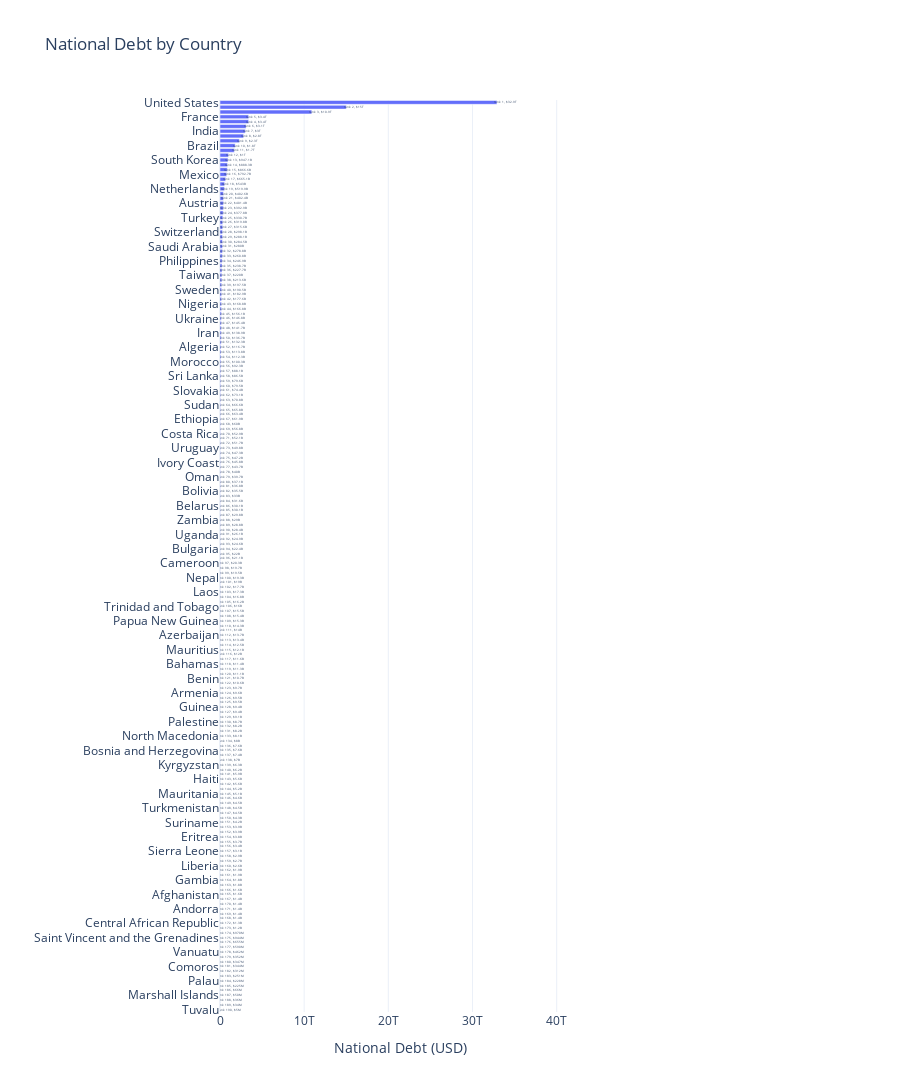
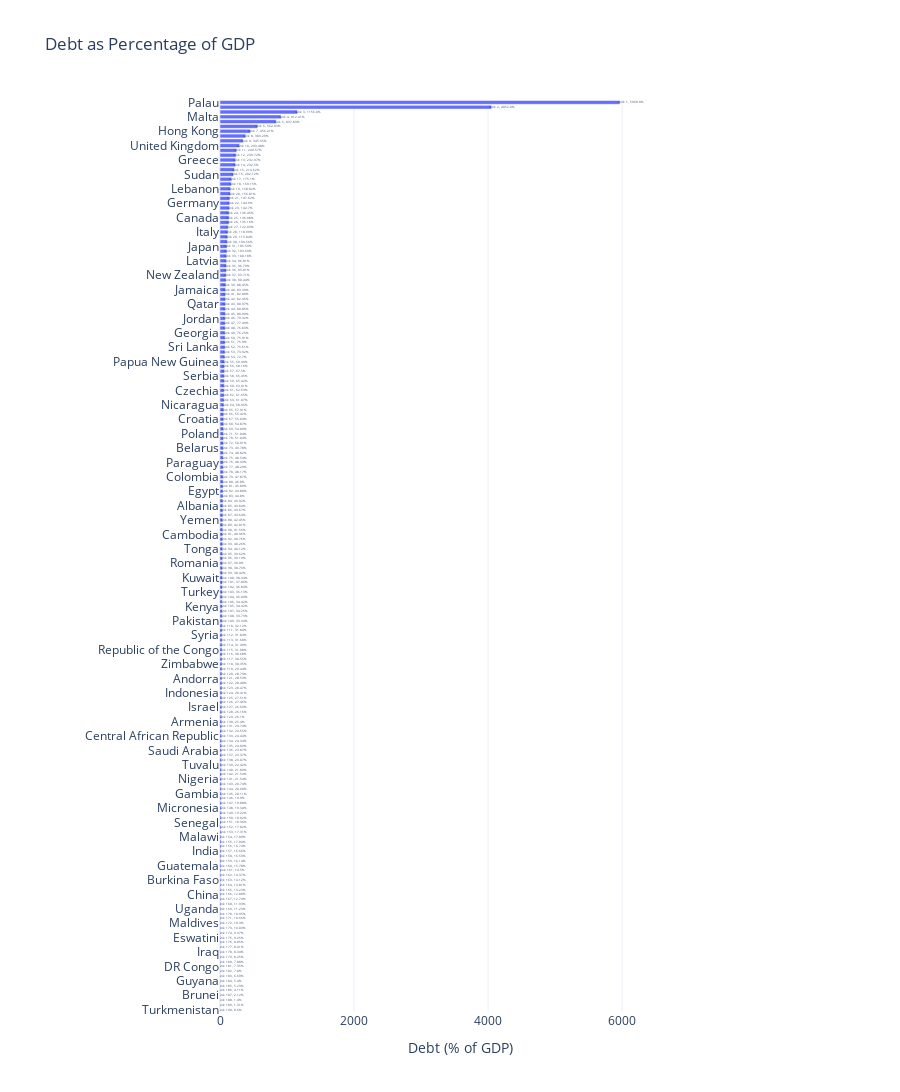
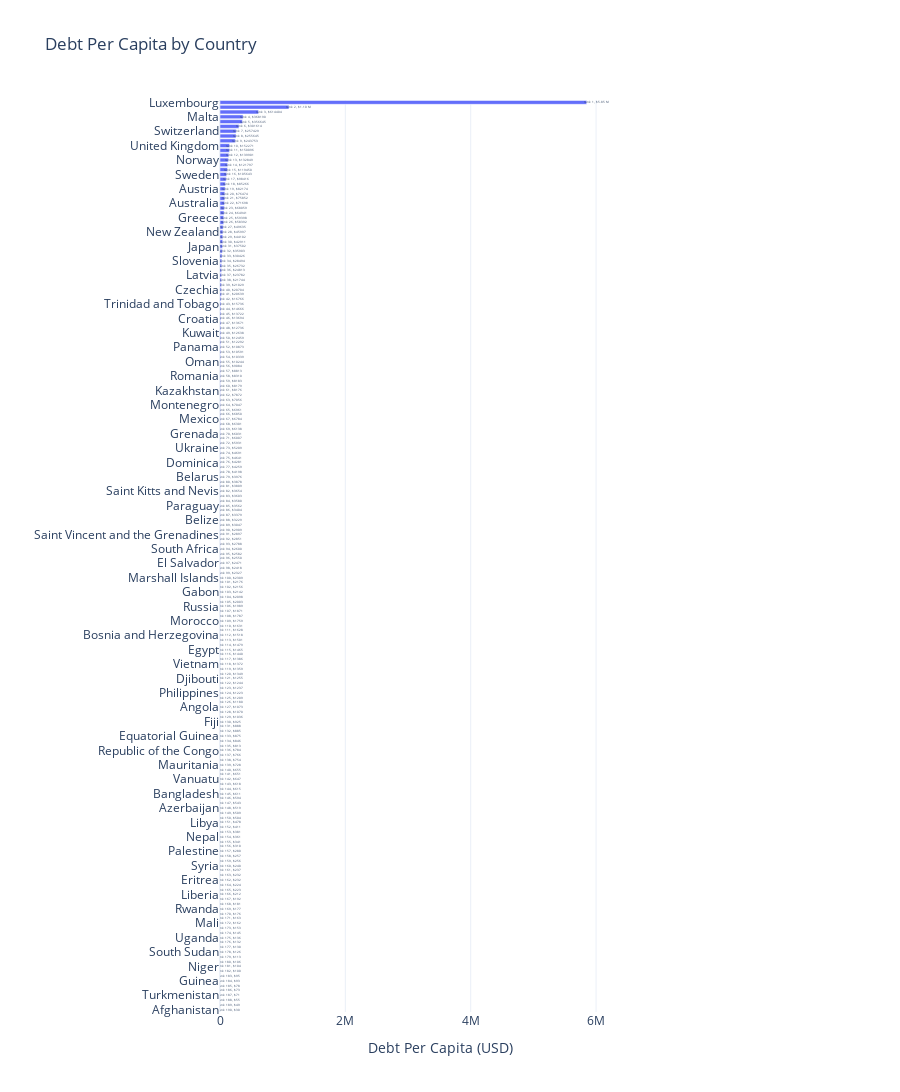

Notebook code cell kept with these figures, in order:
### Code cell
import requests
from bs4 import BeautifulSoup
import pandas as pd
import plotly.graph_objects as go
import re

# fetch the webpage and parse the table
url = "https://worldpopulationreview.com/country-rankings/countries-by-national-debt"
html = requests.get(url).text
soup = BeautifulSoup(html, "html.parser")

table = soup.find("table")
rows = table.find_all("tr")[1:]

# multipliers for debt units
DEBT_MULT = {"T": 1e12, "B": 1e9, "M": 1e6}

records = []

for row in rows:
    cols = row.find_all("td")
    if len(cols) < 5:
        continue

    country = cols[1].text.strip()
    if country.upper() == "TOTAL":
        continue

    debt_text = cols[2].text.strip()
    gdp_pct_text = cols[3].text.strip()
    per_capita_text = cols[4].text.strip()

    # get the debt in USD
    m = re.match(r"\$(\d+(\.\d+)?)([TBM])", debt_text)
    if not m:
        continue
    debt_val = float(m.group(1))
    debt_unit = m.group(3)
    debt_usd = int(debt_val * DEBT_MULT[debt_unit])

    # get debt as % of GDP
    debt_pct_gdp = float(gdp_pct_text.replace("%", "")) if "%" in gdp_pct_text else None

    # get debt per person
    per_capita = None
    pc_text = per_capita_text.replace("$", "").replace(",", "").strip()
    pc_match = re.match(r"(\d+(\.\d+)?)\s*(Mn|Bn)?", pc_text)
    if pc_match:
        pc_val = float(pc_match.group(1))
        pc_unit = pc_match.group(3)
        if pc_unit == "Mn":
            per_capita = int(pc_val * 1_000_000)
        elif pc_unit == "Bn":
            per_capita = int(pc_val * 1_000_000_000)
        else:
            per_capita = int(pc_val)

    records.append({
        "Country": country,
        "Debt Label": debt_text,
        "Debt USD": debt_usd,
        "Debt % GDP": debt_pct_gdp,
        "Debt Per Capita": per_capita
    })

df = pd.DataFrame(records)

# helper to make rank labels for the bars
def create_rank_labels(df, value_col, value_format="raw"):
    df_sorted = df.sort_values(value_col, ascending=False).reset_index(drop=True)
    df_sorted["Rank"] = df_sorted.index + 1

    def format_value(row):
        if value_format == "debt":
            return f"{row['Debt Label']}"
        elif value_format == "pct":
            return f"{row[value_col]}%"
        elif value_format == "percap":
            val = row[value_col]
            if val >= 1e9:
                return f"${val/1e9:.2f} B"
            elif val >= 1e6:
                return f"${val/1e6:.2f} M"
            else:
                return f"${val}"
        else:
            return str(row[value_col])

    df_sorted["Plot Label"] = df_sorted.apply(
        lambda x: f"rank {x['Rank']}, {format_value(x)}", axis=1
    )
    return df_sorted.sort_values(value_col)

# national debt chart
df1_plot = create_rank_labels(df, "Debt USD", "debt")
fig1 = go.Figure(go.Bar(
    x=df1_plot["Debt USD"],
    y=df1_plot["Country"],
    orientation="h",
    text=df1_plot["Plot Label"],
    textposition="outside"
))
fig1.update_layout(
    title="National Debt by Country",
    xaxis_title="National Debt (USD)",
    height=max(600, len(df1_plot)*28),
    margin=dict(l=220, r=320),
    xaxis=dict(range=[0, df1_plot["Debt USD"].max()*1.3]),
    template="plotly_white"
)
fig1.show()

# debt as % of GDP chart
df2 = df.dropna(subset=["Debt % GDP"])
df2_plot = create_rank_labels(df2, "Debt % GDP", "pct")
fig2 = go.Figure(go.Bar(
    x=df2_plot["Debt % GDP"],
    y=df2_plot["Country"],
    orientation="h",
    text=df2_plot["Plot Label"],
    textposition="outside"
))
fig2.update_layout(
    title="Debt as Percentage of GDP",
    xaxis_title="Debt (% of GDP)",
    height=max(600, len(df2_plot)*28),
    margin=dict(l=220, r=200),
    xaxis=dict(range=[0, df2_plot["Debt % GDP"].max()*1.2]),
    template="plotly_white"
)
fig2.show()

# debt per capita chart
df3 = df.dropna(subset=["Debt Per Capita"])
df3_plot = create_rank_labels(df3, "Debt Per Capita", "percap")
fig3 = go.Figure(go.Bar(
    x=df3_plot["Debt Per Capita"],
    y=df3_plot["Country"],
    orientation="h",
    text=df3_plot["Plot Label"],
    textposition="outside"
))
fig3.update_layout(
    title="Debt Per Capita by Country",
    xaxis_title="Debt Per Capita (USD)",
    height=max(600, len(df3_plot)*28),
    margin=dict(l=220, r=240),
    xaxis=dict(range=[0, df3_plot["Debt Per Capita"].max()*1.2]),
    template="plotly_white"
)
fig3.show()

### Figure 1 — Plotly figure (JSON) as saved in the notebook; plotly's stock layout.template omitted (floating-point values rounded to 4 significant figures; data arrays with more than 128 entries replaced by an {"elided": "..."} marker saying what was removed)
{"data": [{"orientation": "h", "text": {"elided": "190 str values"}, "textposition": "outside", "type": "bar", "x": {"elided": "190 int values"}, "y": {"elided": "190 str values"}}], "layout": {"height": 5320, "margin": {"l": 220, "r": 320}, "title": {"text": "National Debt by Country"}, "xaxis": {"range": [0, 42770000000000], "title": {"text": "National Debt (USD)"}}}}

### Figure 2 — Plotly figure (JSON) as saved in the notebook; plotly's stock layout.template omitted (floating-point values rounded to 4 significant figures; data arrays with more than 128 entries replaced by an {"elided": "..."} marker saying what was removed)
{"data": [{"orientation": "h", "text": {"elided": "190 str values"}, "textposition": "outside", "type": "bar", "x": {"elided": "190 float values"}, "y": {"elided": "190 str values"}}], "layout": {"height": 5320, "margin": {"l": 220, "r": 200}, "title": {"text": "Debt as Percentage of GDP"}, "xaxis": {"range": [0, 7162.0], "title": {"text": "Debt (% of GDP)"}}}}

### Figure 3 — Plotly figure (JSON) as saved in the notebook; plotly's stock layout.template omitted (floating-point values rounded to 4 significant figures; data arrays with more than 128 entries replaced by an {"elided": "..."} marker saying what was removed)
{"data": [{"orientation": "h", "text": {"elided": "190 str values"}, "textposition": "outside", "type": "bar", "x": {"elided": "190 int values"}, "y": {"elided": "190 str values"}}], "layout": {"height": 5320, "margin": {"l": 220, "r": 240}, "title": {"text": "Debt Per Capita by Country"}, "xaxis": {"range": [0, 7020000], "title": {"text": "Debt Per Capita (USD)"}}}}
